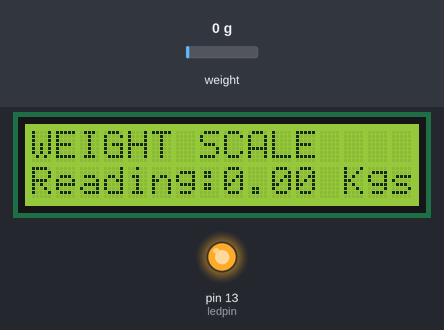
Simulated run of this sketch. Board: Arduino Uno, built with avr-gcc and run on an emulated ATmega328P. Parts: 16×2 character LCD, output pins drawn as LEDs (lit = HIGH). The inputs (shaded band) are chosen by the test bench; at power-on: weight on the scale 0 g. What the sketch prints to the serial monitor is not drawn.

Above: at 2.2 s.
2.3 s: weight on the scale set to 100 g
At 3.2 s:
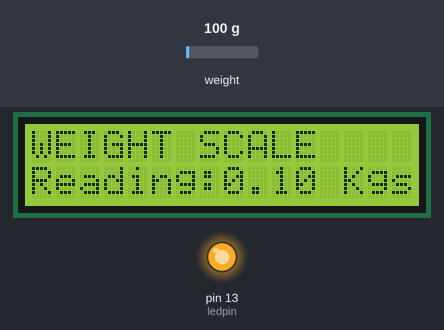
3.8 s: weight on the scale set to 1250 g
At 5.1 s:
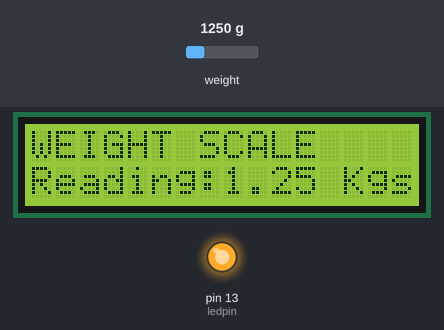
5.4 s: weight on the scale set to 2500 g
At 6.0 s:
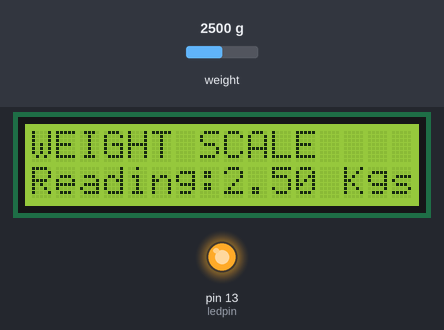
Timing chart, 0 to 8.4 s (numbered marks = the images above; inputs shaded):
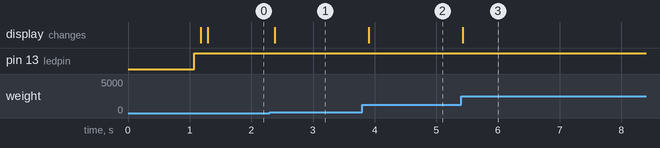

The sketch:

lojus.ino
```cpp
const int ledpin =13;
const int switchpin =2;
//Program code for digital weighing scale using Arduino and HX711 with load cell
#include <LiquidCrystal_I2C.h>
#include "HX711.h"

#define DEBUG_HX711

// calibration parameter from calibrating code with known values
#define CALIBRATION_FACTOR 20780.0

// Create the lcd object address 0x3F and 16 columns x 2 rows
LiquidCrystal_I2C lcd (0x3F, 16,2);

// data pin and clock pin
byte pinData = 3;
byte pinClk = 2;

// define HX711
HX711 scale;

void setup() {
  pinMode(ledpin,OUTPUT);
  pinMode(switchpin,INPUT_PULLUP);
  lcd.init();
  lcd.backlight();
  lcd.print( "WEIGHT SCALE" );

#ifdef DEBUG_HX711
  // Initialize serial communication
  Serial.begin(9600);
  Serial.println("[HX7] Sensor start HX711");
#endif

  //Initializing sensor
  scale.begin(pinData, pinClk);
  // apply the calibration value
  scale.set_scale(CALIBRATION_FACTOR);
  // Initialize the tare
  //Assuming there is no weight on the scale at start up, reset the scale to 0
  scale.tare();
}

void loop() {
  int switchState =digitalRead("switchPin");
  if(switchState==LOW);
  digitalWrite(ledpin,HIGH);
#ifdef DEBUG_HX711
  Serial.print("[HX7] Reading: ");
  Serial.print(scale.get_units(), 2);
  Serial.print(" Kgs");
  Serial.println();
#endif
lcd.setCursor (0, 1);
lcd.print( "Reading:" );
lcd.print(scale.get_units(), 2);
lcd.print(" Kgs ");

}
```

Measured:
- after the input at 2.3 s, the display: changes after 0.08 s (image 1)
- after the input at 3.8 s, the display: changes after 0.10 s (image 2)
- after the input at 5.4 s, the display: changes at once (image 3)
